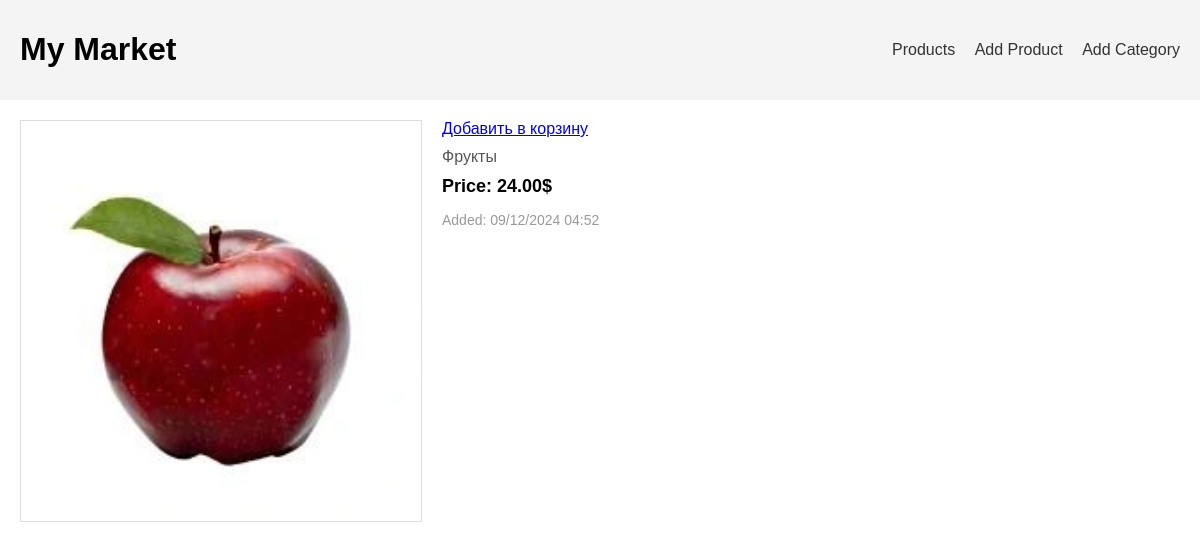
The app's page /products/5/ with its own data.
### store/models.py (models this page shows, shortened)
class Product(models.Model):
    title = models.CharField(max_length=255, unique=True, verbose_name="Наименование")
    description = models.TextField(blank=True, verbose_name="Описание")
    category = models.ForeignKey(Category, on_delete=models.CASCADE, verbose_name="Категория")
    created_at = models.DateTimeField(auto_now_add=True, verbose_name="Дата и время добавления")
    price = models.DecimalField(max_digits=10, decimal_places=2, verbose_name="Стоимость")
    image = models.ImageField(upload_to='products/', verbose_name="Изображение")
    price = models.DecimalField(
        max_digits=10,
        decimal_places=2,
        verbose_name="Стоимость",
        validators=[MinValueValidator(0.01)]
    )
    stock = models.IntegerField(
        default=0,
        verbose_name="Остаток",
        validators=[MinValueValidator(0)]
    )

class Category(models.Model):
    name = models.CharField(max_length=255, unique=True, verbose_name="Наименование")
    description = models.TextField(blank=True, verbose_name="Описание")

### store/views.py (the view)
# urls.py: path('products/<int:pk>/', ProductDetailView.as_view(), name='product_view'),
class ProductDetailView(DetailView):
    model = Product
    template_name = 'store/product.html'
    context_object_name = 'product'

### store/templates/store/product.html (shortened to what this page needs)
<!DOCTYPE html>
<html lang="en">
<head>
</head>
<body>
    <header>
        <h1>My Market</h1>
        <nav>
            <a href="{% url 'products_view' %}">Products</a>
            <a href="{% url 'product_add_view' %}">Add Product</a>
            <a href="{% url 'category_add_view' %}">Add Category</a>
        </nav>
    </header>
    <div class="container">
        <div class="product-view">
            <img src="{{ product.image.url }}" alt="{{ product.name }}">
            <div class="product-details">
                <a href="{% url 'add_to_cart' product.pk %}" class="btn btn-primary">Добавить в корзину</a>
                <div class="product-category">{{ product.category.name }}</div>
                <div class="product-price">Price: {{ product.price }}$</div>
                <div class="product-added">Added: {{ product.created_at|date:"d/m/Y H:i" }}</div>
            </div>
        </div>
    </div>
</body>
</html>

### store/templates/store/product.html (style rules this page uses)
body { font-family: Arial, sans-serif; margin: 0; padding: 0; }
header { background-color: #f4f4f4; padding: 10px 20px; display: flex; align-items: center; justify-content: space-between; }
header a { margin-left: 15px; text-decoration: none; color: #333; }
.container { padding: 20px; }
.product-view { display: flex; gap: 20px; }
.product-view img { max-width: 400px; width: 100%; height: auto; border: 1px solid #ddd; }
.product-details { max-width: 500px; }
.product-category { font-size: 16px; color: #555; margin-bottom: 10px; }
.product-price { font-size: 18px; font-weight: bold; margin: 10px 0; }
.product-added { font-size: 14px; color: #999; }

### records on screen
Product: image (picture), category.name "Фрукты", price "24.00", created_at "09/12/2024 04:52"
